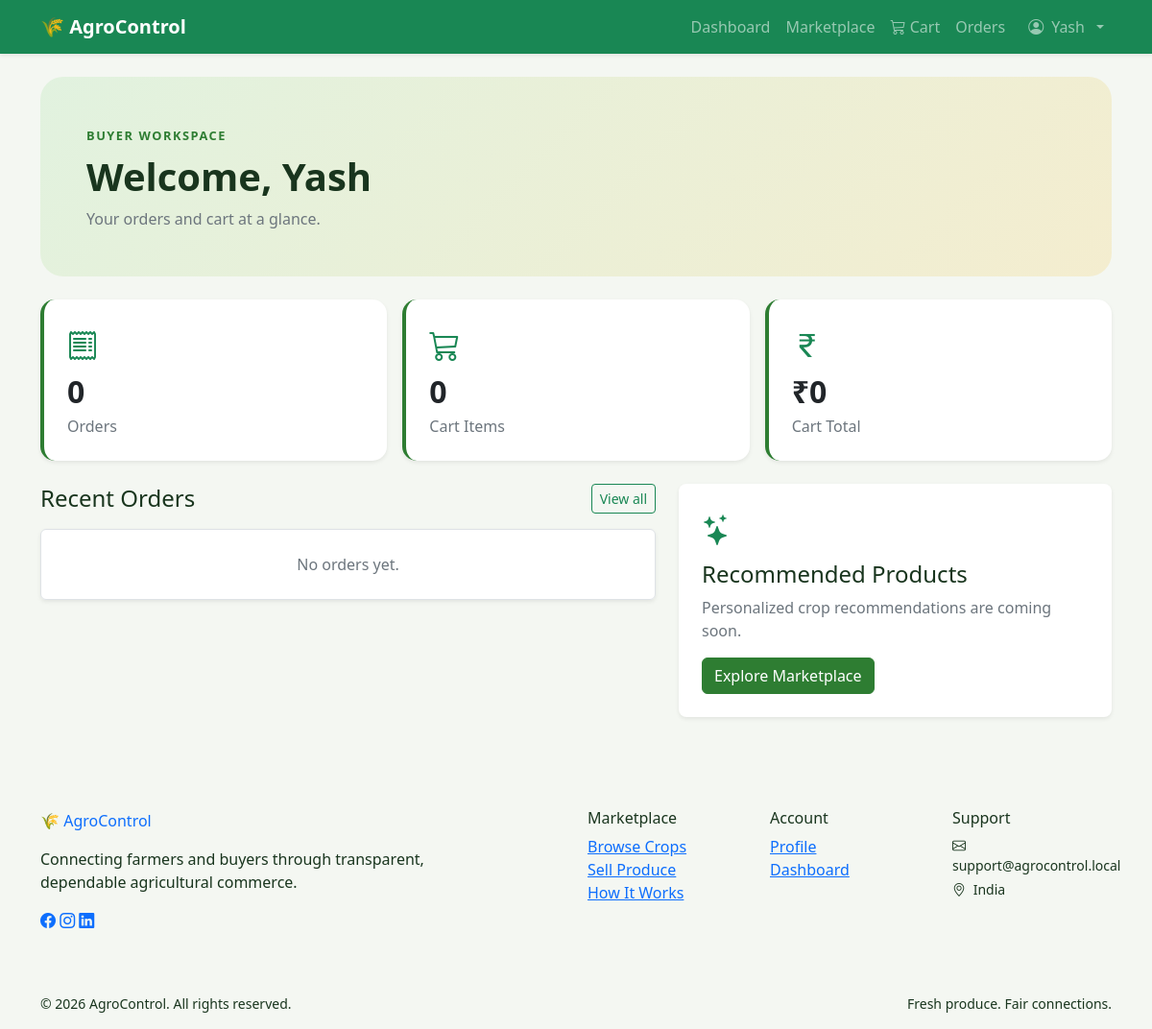
The page /dashboard/buyer/ (signed in) on the database as committed earlier.
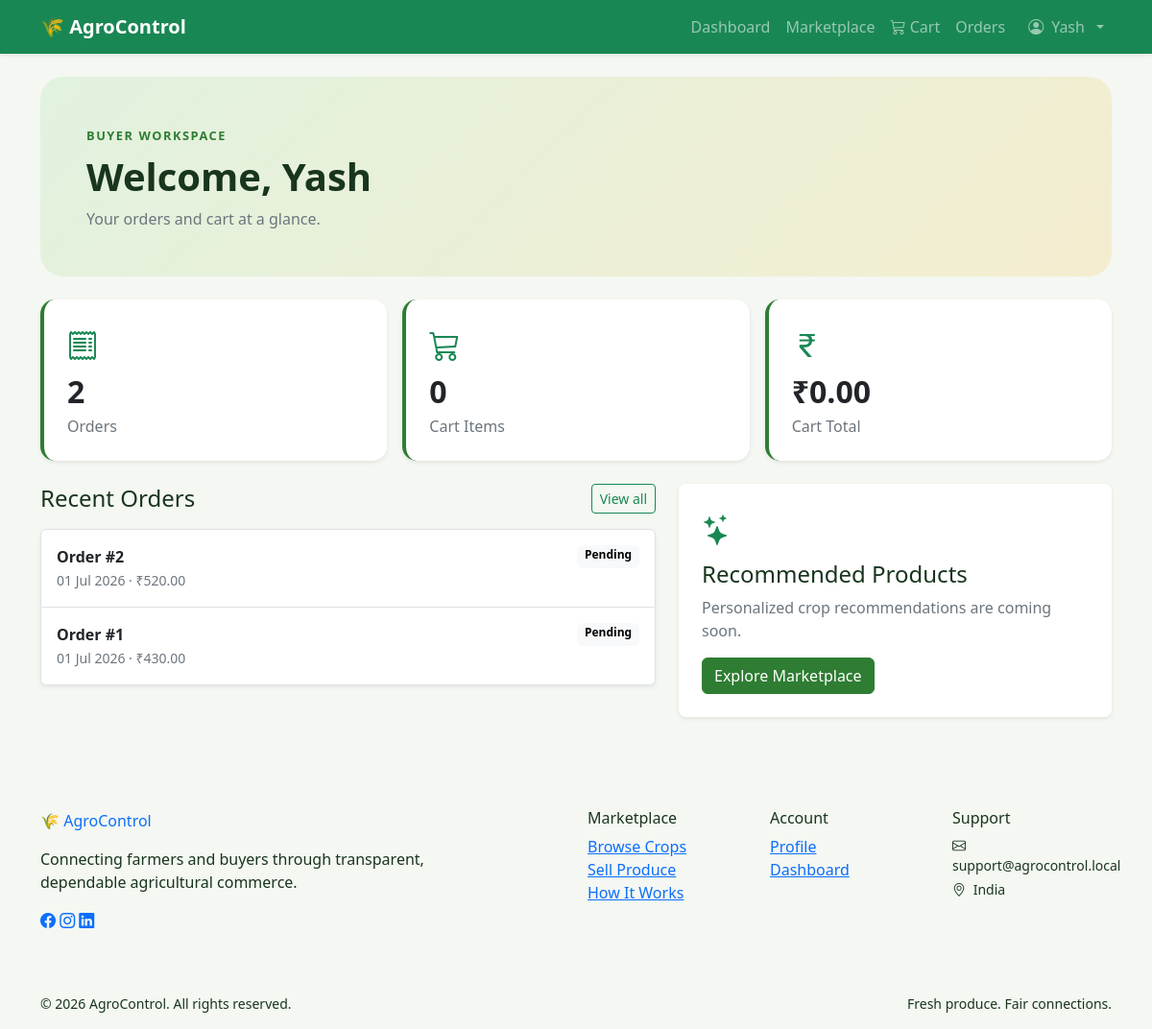
The same page on the database as committed later.
### orders/models.py (models this page shows, shortened)
class Order(models.Model):
    class Status(models.TextChoices):
        PENDING = "PENDING", "Pending"
        CONFIRMED = "CONFIRMED", "Confirmed"
        PACKED = "PACKED", "Packed"
        SHIPPED = "SHIPPED", "Shipped"
        DELIVERED = "DELIVERED", "Delivered"
        CANCELLED = "CANCELLED", "Cancelled"
    buyer = models.ForeignKey(
        settings.AUTH_USER_MODEL,
        on_delete=models.PROTECT,
        related_name="orders",
    )
    status = models.CharField(
        max_length=10,
        choices=Status.choices,
        default=Status.PENDING,
        db_index=True,
    )
    total_amount = models.DecimalField(max_digits=12, decimal_places=2)
    created_at = models.DateTimeField(auto_now_add=True)
    updated_at = models.DateTimeField(auto_now=True)
    class Meta:
        ordering = ("-created_at",)

### users/views.py (the view)
# urls.py: path("buyer/", views.buyer_dashboard, name="buyer_dashboard"),
@role_required(User.Role.BUYER)
def buyer_dashboard(request):
    cart = (
        Cart.objects.filter(buyer=request.user)
        .prefetch_related("items", "items__product")
        .first()
    )
    return render(request, "users/buyer_dashboard.html", {
        "recent_orders": Order.objects.filter(buyer=request.user).prefetch_related("items")[:5],
        "orders_count": Order.objects.filter(buyer=request.user).count(),
        "cart_items_count": (
            CartItem.objects.filter(cart__buyer=request.user)
            .aggregate(total=Sum("quantity"))["total"]
            or 0
        ),
        "cart_total": cart.grand_total if cart else 0,
    })

### cart/context_processors.py (called while the page is built)
def cart_summary(request):
    if not request.user.is_authenticated or request.user.role != User.Role.BUYER:
        return {"cart_item_count": 0}
    count = (
        CartItem.objects.filter(cart__buyer=request.user)
        .aggregate(total=Sum("quantity"))["total"]
        or 0
    )
    return {"cart_item_count": count}

### cart/models.py (called while the page is built)
    @property
    def grand_total(self):
        return sum((item.subtotal for item in self.items.all()), Decimal("0.00"))

### templates/users/buyer_dashboard.html (shortened to what this page needs)
{% extends "base.html" %}
{% block content %}
<section class="marketplace-header p-4 p-md-5 mb-4">
    <span class="eyebrow">Buyer workspace</span>
    <h1 class="display-6 fw-bold mt-2">Welcome, {{ user.first_name|default:user.username }}</h1>
    <p class="text-secondary mb-0">Your orders and cart at a glance.</p>
</section>
<div class="row g-3 mb-4">
    <div class="col-md-4"><div class="card dashboard-stat shadow-sm p-4 h-100">
        <i class="bi bi-receipt text-success fs-2"></i>
        <div class="fs-2 fw-bold">{{ orders_count }}</div><span class="text-secondary">Orders</span>
    </div></div>
    <div class="col-md-4"><div class="card dashboard-stat shadow-sm p-4 h-100">
        <i class="bi bi-cart3 text-success fs-2"></i>
        <div class="fs-2 fw-bold">{{ cart_items_count }}</div><span class="text-secondary">Cart Items</span>
    </div></div>
    <div class="col-md-4"><div class="card dashboard-stat shadow-sm p-4 h-100">
        <i class="bi bi-currency-rupee text-success fs-2"></i>
        <div class="fs-2 fw-bold">₹{{ cart_total }}</div><span class="text-secondary">Cart Total</span>
    </div></div>
</div>
<div class="row g-4">
    <div class="col-lg-7">
        <div class="d-flex justify-content-between align-items-center mb-3">
            <h2 class="h4 mb-0">Recent Orders</h2>
            <a class="btn btn-outline-success btn-sm" href="{% url 'my_orders' %}">View all</a>
        </div>
        <div class="list-group shadow-sm">
            {% for order in recent_orders %}
            <a class="list-group-item list-group-item-action p-3" href="{% url 'order_detail' order.pk %}">
                <div class="d-flex justify-content-between">
                    <strong>Order #{{ order.pk }}</strong><span class="badge text-bg-light">{{ order.get_status_display }}</span>
                </div>
                <small class="text-secondary">{{ order.created_at|date:"d M Y" }} · ₹{{ order.total_amount }}</small>
            </a>
            {% empty %}
            <div class="list-group-item text-center text-secondary py-4">No orders yet.</div>
            {% endfor %}
        </div>
    </div>
    <div class="col-lg-5">
        <div class="bg-white rounded-3 shadow-sm p-4 h-100">
            <i class="bi bi-stars text-success fs-2"></i>
            <h2 class="h4 mt-2">Recommended Products</h2>
            <p class="text-secondary">Personalized crop recommendations are coming soon.</p>
            <a class="btn btn-success" href="{% url 'product_list' %}">Explore Marketplace</a>
        </div>
    </div>
</div>
{% endblock %}

Rows that differ between the two databases and show on the page:
added Order: pk "2", status "Pending", created_at "01 Jul 2026", total_amount "520.00"
added Order: pk "1", status "Pending", created_at "01 Jul 2026", total_amount "430.00"
Other text that changed with them:
{{ orders_count }}: "0" → "2"
{{ cart_total }}: "0" → "0.00"
text no longer shown: "No orders yet."
